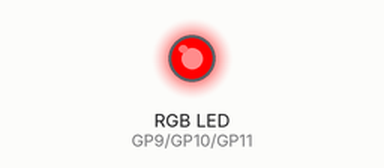
This program was run on a simulated Raspberry Pi Pico running MicroPython. On the bench: an RGB LED mixed from three pins (HIGH = lit).

Above: at 0.05 s.
At 1.75 s:
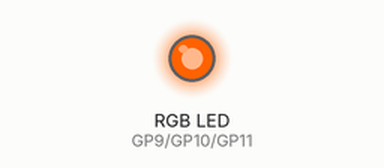
At 2.6 s:
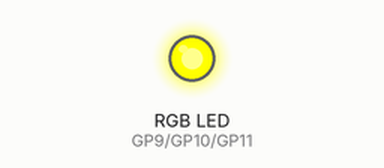
At 3.5 s:
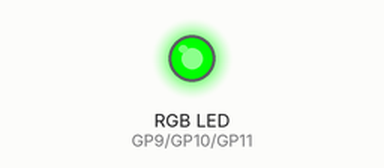
At 5.25 s:
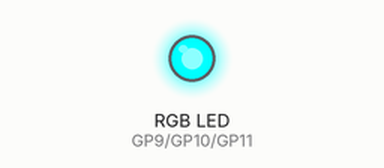
At 7.0 s:
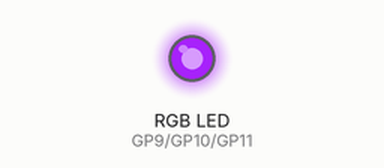
Timing chart, 0 to 9.1 s (numbered marks = the images above):
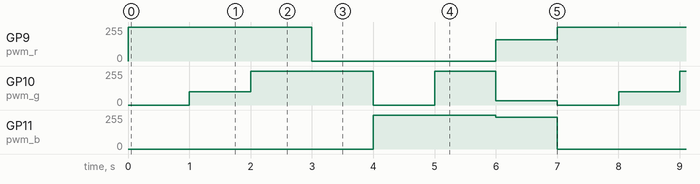

The program:

rgb2.py
```python
'''
 * Keyestudio 42 in 1 Starter Kit for Raspberry Pi Pico
 * lesson 17.2
 * RGB
 * http://www.keyestudio.com
'''
from machine import Pin, PWM
from time import sleep
pwm_r = PWM(Pin(9))
pwm_g = PWM(Pin(10))
pwm_b = PWM(Pin(11))

pwm_r.freq(1000)
pwm_g.freq(1000)
pwm_b.freq(1000)

def light(red, green, blue):
    pwm_r.duty_u16(red)
    pwm_g.duty_u16(green)
    pwm_b.duty_u16(blue)

while 1:
    light(65535, 0, 0)#red
    sleep(1)
    light(65535, 25088, 0)#orange
    sleep(1)
    light(65535, 65535, 0)#yellow
    sleep(1)
    light(0, 65535, 0)#green
    sleep(1)
    light(0, 0, 65535)#blue
    sleep(1)
    light(0, 65535, 65535)#cyan
    sleep(1)
    light(41216, 8448, 61696)#purple
    sleep(1)
```

Measured:
- by itself, GP9 (pwm_r): repeats every 7.0 s: 0/255 3.0 s, 160/255 1.0 s, 255/255 3.0 s
- by itself, GP10 (pwm_g): repeats every 7.0 s: 255/255 2.0 s, 0/255 1.0 s, 255/255 1.0 s, 33/255 1.0 s, 0/255 1.0 s, 98/255 1.0 s
- by itself, GP11 (pwm_b): repeats every 7.0 s: 240/255 1.0 s, 0/255 4.0 s, 255/255 2.0 s
